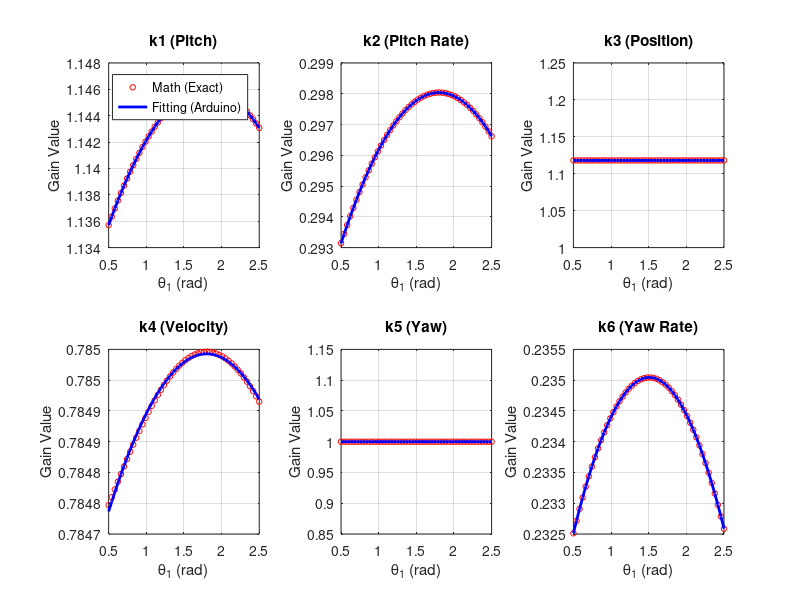

Here is the MATLAB script that generated this plot:
% =========================================================================
% LQR Validation Script: Exact Gains vs. Polynomial Fitting
% =========================================================================

clear; clc; close all;

% --- 1. System Constants ---
theta1_range = linspace(0.5, 2.5, 50); 
m_w = 0.2; mb = 0.9; ml = 0.4; mp = mb + 2*ml;
r = 0.05; g = 9.81; D = 0.15; lb = 0.12;
Jz_body = 0.033; Iw = 0.00025;
Jy_base = 0.008;

% Geometry fittings (Inputs)
a_lw = -0.010700; b_lw = 0.038542; c_lw = 0.345832; 
a_lleg = -0.087522; b_lleg = 0.263838; c_lleg = 0.307096;

% LQR Weights
Q = diag([200, 10, 500, 10, 300, 10]);
R = diag([400, 300]);

% --- 2. Step-by-Step Mathematical Calculation (Exact Data) ---
K_exact = zeros(length(theta1_range), 6); % To store 6 gains for each angle

for i = 1:length(theta1_range)
    t1 = theta1_range(i);
    
    % Update physics exactly for this step
    lw = a_lw*t1^2 + b_lw*t1 + c_lw;
    lleg = a_lleg*t1^2 + b_lleg*t1 + c_lleg;
    L = (lb*mb + lw*(2*ml)) / mp; 
    Ip = Jz_body + mb*(lb - L)^2 + (2*ml)*(L - lw)^2; 
    Jy = Jy_base + (2 * ml * (D/2)^2) * (lleg / 0.45); 

    % Matrix construction
    Ew = mp + 2*m_w + (2*Iw / (r^2)); 
    Ep = Ip; 
    denom = Ew * Ep - (mp^2 * L^2); 
    
    A21 = (Ew * mp * g * L) / denom; 
    B2  = -1 * (Ew + mp * L / r) / denom;
    A41 = (-1 * mp^2 * g * L^2) / denom; 
    B4  = (Ep / r + mp * L) / denom; 
    B6  = 1 / (r * (m_w * D + (Iw * D) / (r^2) + 2 * Jy / D));
    
    A = [0 1 0 0 0 0; A21 0 0 0 0 0; 0 0 0 1 0 0; A41 0 0 0 0 0; 0 0 0 0 0 1; 0 0 0 0 0 0];
    B = [0 0; B2 0; 0 0; B4 0; 0 0; 0 B6];
    
    % The Mathematical Truth
    K_temp = lqr(A, B, Q, R);
    K_exact(i, :) = [K_temp(1,1:4), K_temp(2,5:6)]; % Store relevant gains
end

% --- 3. Create Polynomial Fittings ---
titles = {'k1 (Pitch)', 'k2 (Pitch Rate)', 'k3 (Position)', 'k4 (Velocity)', 'k5 (Yaw)', 'k6 (Yaw Rate)'};
p_coeffs = cell(1,6);

figure('Color', 'w', 'Name', 'LQR Fitting Validation');

for j = 1:6
    % Fit the polynomial to the exact data
    p_coeffs{j} = polyfit(theta1_range, K_exact(:,j), 2);
    
    % Generate fitted line for plotting
    K_fit = polyval(p_coeffs{j}, theta1_range);
    
    % Plotting
    subplot(2, 3, j);
    plot(theta1_range, K_exact(:,j), 'ro', 'MarkerSize', 4, 'DisplayName', 'Math (Exact)'); hold on;
    plot(theta1_range, K_fit, 'b-', 'LineWidth', 2, 'DisplayName', 'Fitting (Arduino)');
    grid on; title(titles{j});
    xlabel('\theta_1 (rad)'); ylabel('Gain Value');
    if j == 1, legend('Location', 'best'); end
end
